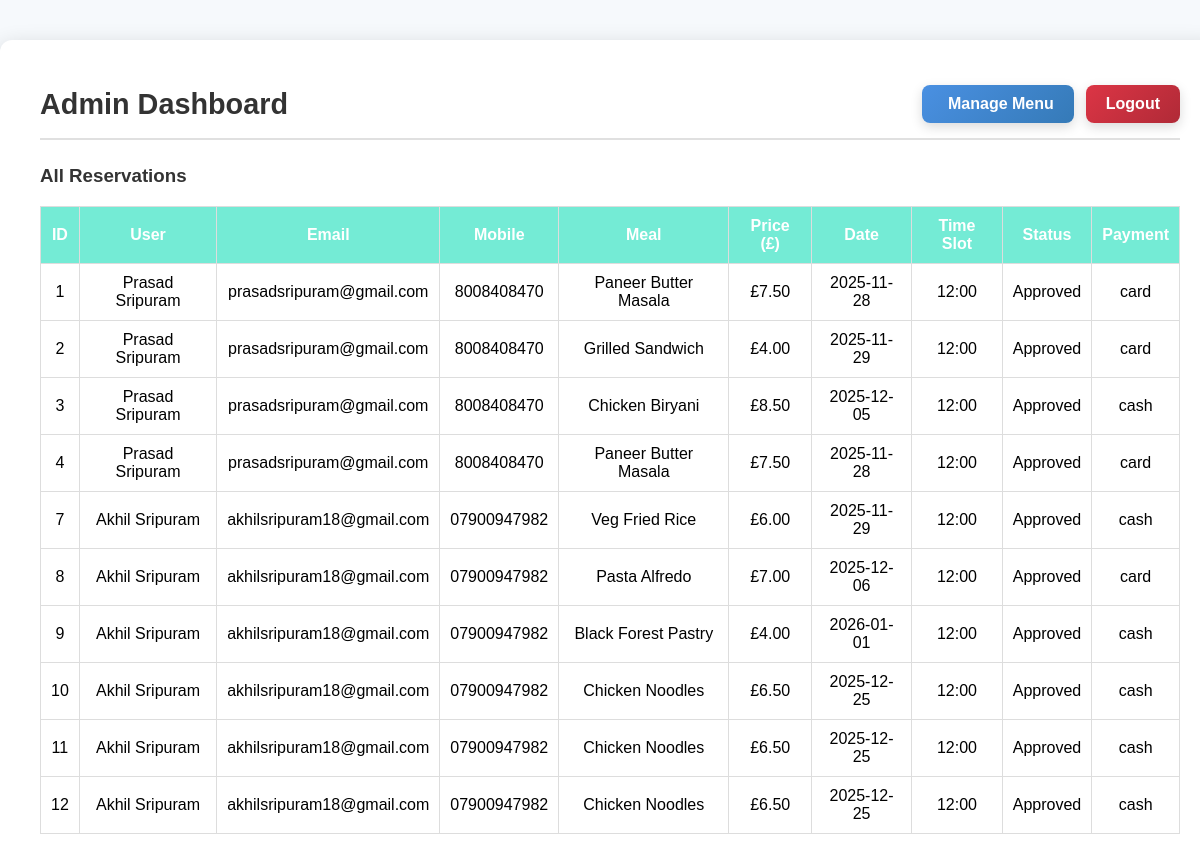
The page /admin (signed in) on the database its author committed.
### models.py (models this page shows)
class Reservation(db.Model):
    __tablename__ = 'reservation'
    id = db.Column(db.Integer, primary_key=True)
    user_id = db.Column(db.Integer, db.ForeignKey('user.id'), nullable=False)
    meal_name = db.Column(db.String(100), nullable=False)
    price = db.Column(db.Float, nullable=False)
    time_slot = db.Column(db.String(50), nullable=False)
    date = db.Column(db.Date, nullable=False)
    status = db.Column(db.String(50), nullable=False, default='Pending')
    payment_method = db.Column(db.String(20), default='Cash')
    user = db.relationship('User', backref=db.backref('reservations', lazy=True))

class User(db.Model):
    __tablename__ = "user"
    __table_args__ = {"extend_existing": True}
    id = db.Column(db.Integer, primary_key=True)
    first_name = db.Column(db.String(50), nullable=False)
    last_name = db.Column(db.String(50), nullable=False)
    email = db.Column(db.String(100), unique=True, nullable=False)
    mobile = db.Column(db.String(20), unique=True, nullable=False)
    password = db.Column(db.String(200), nullable=False)
    is_admin = db.Column(db.Boolean, default=False)

### app.py (the view)
@app.route('/admin')
def admin_dashboard():
    if 'user_id' not in session or not session.get('is_admin'):
        return redirect('/login')
    reservations = Reservation.query.order_by(Reservation.id.asc()).all()
    users = User.query.all()
    return render_template('admin_dashboard.html', reservations=reservations, users=users)

### templates/admin_dashboard.html (shortened to what this page needs)
{% extends "base.html" %}
{% block content %}
<div class="dashboard-container">
   <div class="dashboard-header">
    <h2 class="dashboard-title">Admin Dashboard</h2>
    <div class="dashboard-actions">
        <a href="/admin/menu" class="btn manage-menu-btn">
             Manage Menu
        </a>
        <a href="/logout" class="btn logout-button">Logout</a>
    </div>
</div>
    <h3>All Reservations</h3>
    <table class="table table-striped">
        <thead>
            <tr>
                <th>ID</th>
                <th>User</th>
                <th>Email</th>
                <th>Mobile</th>
                <th>Meal</th>
                <th>Price (£)</th>
                <th>Date</th>
                <th>Time Slot</th>
                <th>Status</th>
                <th>Payment</th>
            </tr>
        </thead>
        <tbody>
            {% for r in reservations %}
            <tr>
                <td>{{ r.id }}</td>
                <td>{{ r.user.first_name }} {{ r.user.last_name }}</td>
                <td>{{ r.user.email }}</td>
                <td>{{ r.user.mobile }}</td>
                <td>{{ r.meal_name }}</td>
                <td>£{{ '%.2f'|format(r.price) }}</td>
                <td>{{ r.date.strftime('%Y-%m-%d') if r.date else 'N/A' }}</td>
                <td>{{ r.time_slot }}</td>
                <td class="status-col">{{ r.status }}</td>
                <td>{{ r.payment_method }}</td>
            </tr>
            {% endfor %}
        </tbody>
    </table>
</div>
{% endblock %}

### static/css/style.css (style rules this page uses)
body { font-family: Arial, sans-serif; background: #f6f9fc; margin: 0; padding: 0; }
.dashboard-container { max-width: 1200px; width: 95%; margin: 40px auto; padding: 30px 40px; background: #fff; border-radius: 12px; box-shadow: 0 8px 25px rgba(0,0,0,0.2); }
h2,h3 { color: #333; }
table { width: 100%; border-collapse: collapse; margin-bottom: 20px; }
table th, table td { border: 1px solid #ddd; padding: 10px; text-align: center; }
table th { background: #74ebd5; color: #fff; }

### templates/admin_dashboard.html (style rules this page uses)
.dashboard-header { display: flex; justify-content: space-between; align-items: center; padding: 15px 0; border-bottom: 2px solid #e0e0e0; margin-bottom: 25px; flex-wrap: wrap; }
.dashboard-title { margin: 0; font-size: 1.8rem; font-weight: 600; }
.dashboard-actions { display: flex; gap: 12px; flex-wrap: wrap; }
.dashboard-actions a { display: flex; align-items: center; justify-content: center; gap: 6px; padding: 10px 20px; font-size: 1rem; text-decoration: none; }
.manage-menu-btn { background: linear-gradient(135deg, #4a90e2, #357ab7); border: none; color: #fff; font-weight: 600; border-radius: 8px; box-shadow: 0 4px 12px rgba(0,0,0,0.15); transition: transform 0.2s ease, box-shadow 0.2s ease; }
.logout-button { background: linear-gradient(135deg, #dc3545, #b02a37); border: none; color: #fff; font-weight: 600; border-radius: 8px; padding: 8px 14px; box-shadow: 0 4px 12px rgba(0,0,0,0.15); cursor: pointer; transition: transform 0.2s ease, box-shadow 0.2s ease; }

### rows shown on the page
Reservation: id "1", user.first_name "Prasad", user.last_name "Sripuram", user.email "prasadsripuram@gmail.com", user.mobile "8008408470", meal_name "Paneer Butter Masala", price "7.50", date "2025-11-28", time_slot "12:00", status "Approved", payment_method "card"
Reservation: id "2", user.first_name "Prasad", user.last_name "Sripuram", user.email "prasadsripuram@gmail.com", user.mobile "8008408470", meal_name "Grilled Sandwich", price "4.00", date "2025-11-29", time_slot "12:00", status "Approved", payment_method "card"
Reservation: id "3", user.first_name "Prasad", user.last_name "Sripuram", user.email "prasadsripuram@gmail.com", user.mobile "8008408470", meal_name "Chicken Biryani", price "8.50", date "2025-12-05", time_slot "12:00", status "Approved", payment_method "cash"
Reservation: id "4", user.first_name "Prasad", user.last_name "Sripuram", user.email "prasadsripuram@gmail.com", user.mobile "8008408470", meal_name "Paneer Butter Masala", price "7.50", date "2025-11-28", time_slot "12:00", status "Approved", payment_method "card"
Reservation: id "7", user.first_name "Akhil", user.last_name "Sripuram", user.email "akhilsripuram18@gmail.com", user.mobile "07900947982", meal_name "Veg Fried Rice", price "6.00", date "2025-11-29", time_slot "12:00", status "Approved", payment_method "cash"
Reservation: id "8", user.first_name "Akhil", user.last_name "Sripuram", user.email "akhilsripuram18@gmail.com", user.mobile "07900947982", meal_name "Pasta Alfredo", price "7.00", date "2025-12-06", time_slot "12:00", status "Approved", payment_method "card"
Reservation: id "9", user.first_name "Akhil", user.last_name "Sripuram", user.email "akhilsripuram18@gmail.com", user.mobile "07900947982", meal_name "Black Forest Pastry", price "4.00", date "2026-01-01", time_slot "12:00", status "Approved", payment_method "cash"
Reservation: id "10", user.first_name "Akhil", user.last_name "Sripuram", user.email "akhilsripuram18@gmail.com", user.mobile "07900947982", meal_name "Chicken Noodles", price "6.50", date "2025-12-25", time_slot "12:00", status "Approved", payment_method "cash"
Reservation: id "11", user.first_name "Akhil", user.last_name "Sripuram", user.email "akhilsripuram18@gmail.com", user.mobile "07900947982", meal_name "Chicken Noodles", price "6.50", date "2025-12-25", time_slot "12:00", status "Approved", payment_method "cash"
Reservation: id "12", user.first_name "Akhil", user.last_name "Sripuram", user.email "akhilsripuram18@gmail.com", user.mobile "07900947982", meal_name "Chicken Noodles", price "6.50", date "2025-12-25", time_slot "12:00", status "Approved", payment_method "cash"
